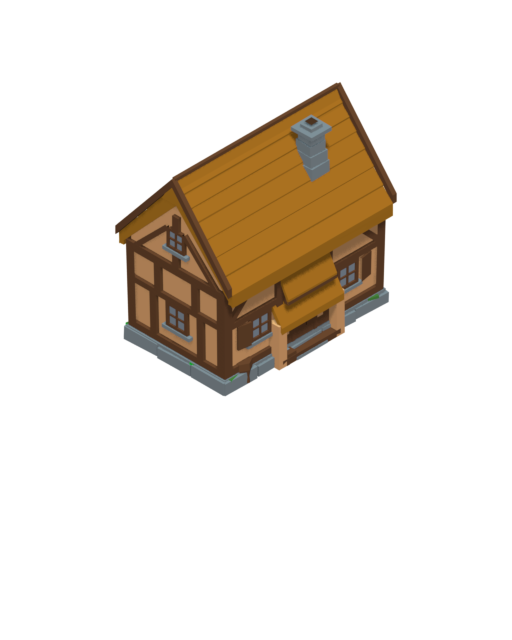
#> input picture villager_house/renders/vh_b_90_raw.png, 512 x 640 px
$ python peek.py ../renders/vh_b_90_raw.png
#> lines starting #> are read from the running program, lines starting #| are printed output that depends on the picture
"""peek.py — «посмотреть глазами»: обрезать кадр по объекту и увеличить.

    python3 tools/peek.py renders/vh_a_0_raw.png            # -> out/peek_a_0.png
    python3 tools/peek.py renders/vh_a_0_raw.png --zoom 3 --pad 6

Числа ловят палитру, бюджет и габарит, но не отвечают на вопрос «читается ли
силуэт». Для этого кадр надо приблизить: спрайт дома занимает в кадре 512 x 640
треть площади, и мелочи вроде шва кладки или переплёта окна на нём не видно.

Если файлов несколько — собирается лист в ряд (для сравнения вариантов и
поворотов).
"""
import argparse
import os
import sys

import numpy as np
from PIL import Image

HERE = os.path.dirname(os.path.abspath(__file__))
ROOT = os.path.dirname(HERE)


def crop(path, pad=4, zoom=1, bg=(250, 250, 250)):
#> called with path = '../renders/vh_b_90_raw.png', pad = 6, zoom = 2, bg = (250, 250, 250)
    im = Image.open(path).convert('RGBA')
#> im is the input picture: PIL image 512x640 RGBA; mean R, G, B, A 23.7, 16.9, 8.5, 44.2
    a = np.asarray(im)[..., 3]
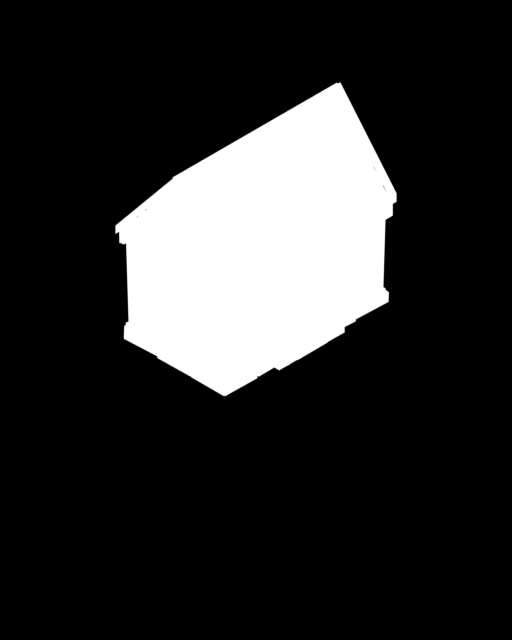
#> a: shape (640, 512); min 0, max 255, mean 44.2
    ys, xs = np.nonzero(a > 8)
    if not len(xs):
        return None
    x0, x1 = max(0, xs.min() - pad), min(im.width, xs.max() + 1 + pad)
#> x0 = 109; x1 = 403
    y0, y1 = max(0, ys.min() - pad), min(im.height, ys.max() + 1 + pad)
#> y0 = 76; y1 = 403
    sub = im.crop((x0, y0, x1, y1))
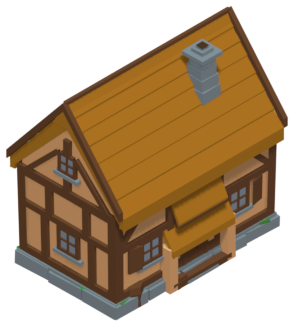
#> sub: PIL image 294x327 RGBA; mean R, G, B, A 80.7, 57.5, 29, 150.8; transparent parts drawn white
    if zoom != 1:
        sub = sub.resize((sub.width * zoom, sub.height * zoom), Image.NEAREST)
#> sub: PIL image 588x654 RGBA
    flat = Image.new('RGBA', sub.size, bg + (255,))
    flat.alpha_composite(sub)
    return flat.convert('RGB'), (x1 - x0, y1 - y0)


def main():
    ap = argparse.ArgumentParser()
    ap.add_argument('files', nargs='+')
    ap.add_argument('--out')
    ap.add_argument('--pad', type=int, default=6)
    ap.add_argument('--zoom', type=int, default=2)
    ap.add_argument('--row', action='store_true', help='собрать лист в ряд')
    args = ap.parse_args()

    items = []
    for f in args.files:
        r = crop(f, args.pad, args.zoom)
        if r is None:
            print('пусто: %s' % f)
            continue
        items.append((os.path.basename(f), r[0], r[1]))
        print('%-28s объект %dx%d -> %dx%d' % (os.path.basename(f), r[1][0],
                                               r[1][1], r[0].width, r[0].height))
#| vh_b_90_raw.png              объект 294x327 -> 588x654
    if not items:
        return 1
    out = args.out
    if out is None:
        base = os.path.splitext(os.path.basename(args.files[0]))[0]
        out = os.path.join(ROOT, 'out', 'peek_%s.png' % base)
    os.makedirs(os.path.dirname(out), exist_ok=True)
    if len(items) == 1 or not args.row:
        items[0][1].save(out)
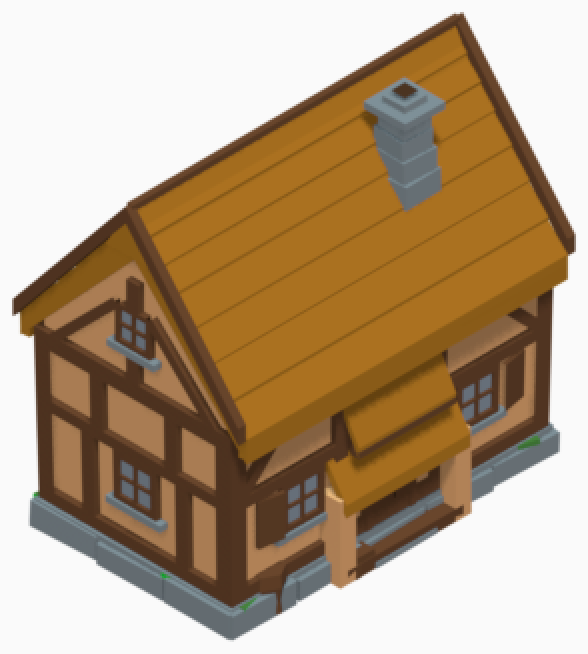
#> saved as peek_vh_b_90_raw.png: PIL image 588x654 RGB; mean R, G, B 181.4, 158.5, 130.3
    else:
        h = max(i[1].height for i in items)
        w = sum(i[1].width for i in items) + 8 * (len(items) - 1)
        sheet = Image.new('RGB', (w, h), (250, 250, 250))
        x = 0
        for _, img, _ in items:
            sheet.paste(img, (x, 0))
            x += img.width + 8
        sheet.save(out)
    print('-> %s' % out)
    return 0


if __name__ == '__main__':
    sys.exit(main())
#> (the program exits here)

$ run again, on villager_house/renders/cu_gable.png
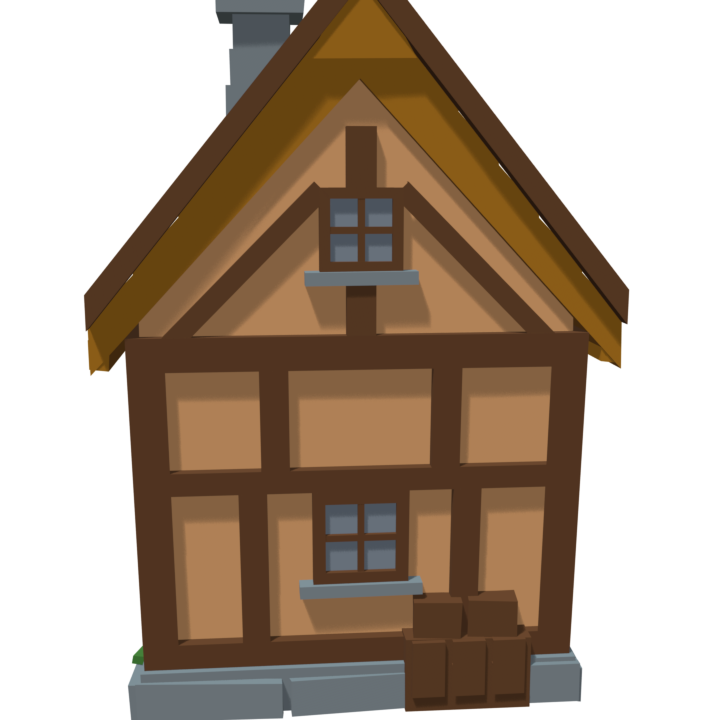
#> input picture villager_house/renders/cu_gable.png, 720 x 720 px
#> in crop, im is the input picture: PIL image 720x720 RGBA; mean R, G, B, A 63.9, 46.8, 30.9, 143.4
#> in crop, `a = np.asarray(im)[..., 3]`:
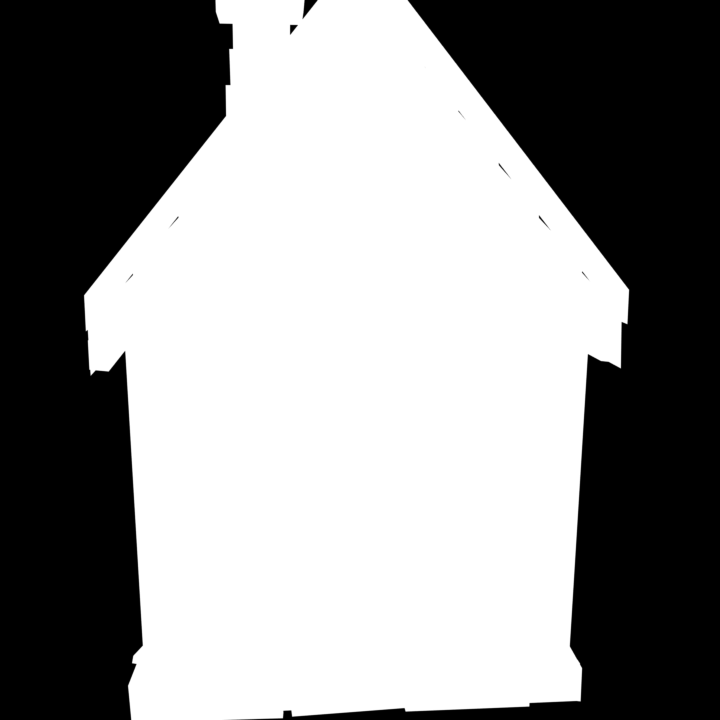
#> a: shape (720, 720); min 0, max 255, mean 143.4
#> x0 = 77; x1 = 636
#> y0 = 0; y1 = 720
#> in crop, `sub = im.crop((x0, y0, x1, y1))`:
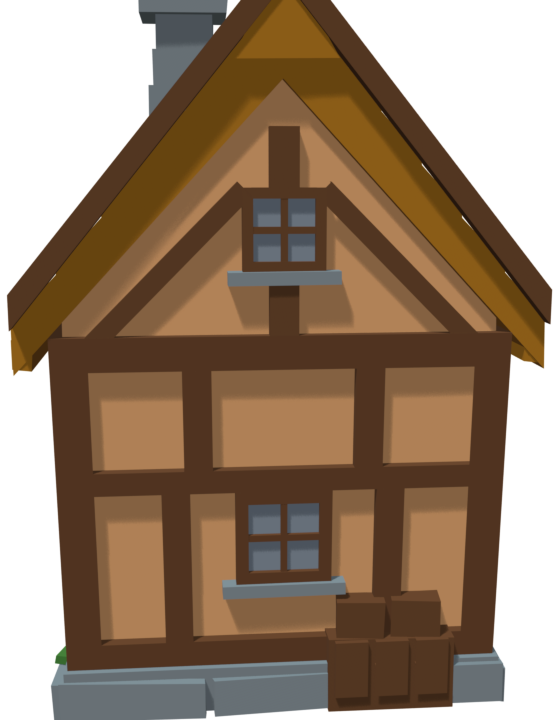
#> sub: PIL image 559x720 RGBA; mean R, G, B, A 82.3, 60.3, 39.8, 184.6; transparent parts drawn white
#| cu_gable.png                 объект 559x720 -> 1118x1440
